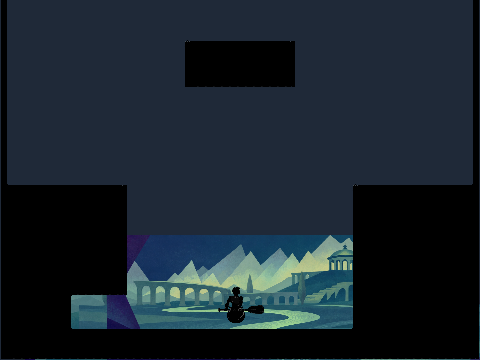
#> input picture scripts/jk-original-20261111/floor-01.png, 480 x 360 px, found by its file name; its folder holds only this picture in this run
$ python contact.py
#> lines starting #> are read from the running program, lines starting #| are printed output that depends on the picture
from pathlib import Path
from PIL import Image,ImageDraw
import json
p=Path('scripts/jk-original-20261111');o=Image.new('RGB',(1440,1800),(35,40,45));dr=ImageDraw.Draw(o)
#> after `o = Image.new('RGB', (1440, 1800), (35, 40, 45))`:
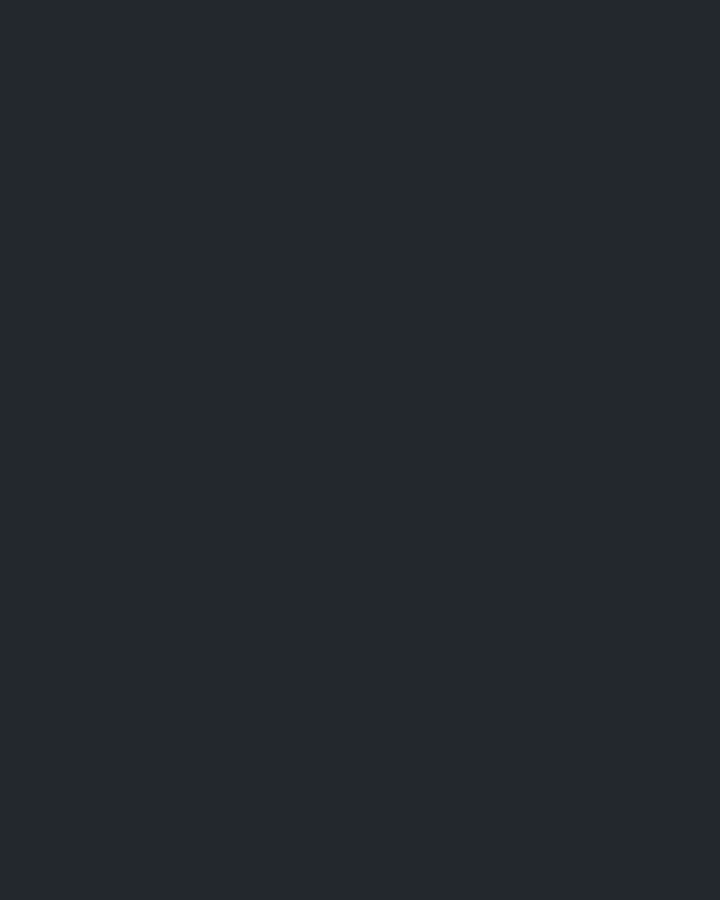
#> o: PIL image 1440x1800 RGB (shown at 1/2 size); mean R, G, B 35, 40, 45
for i in range(14):
 o.paste(Image.open(p/f'floor-{i+1:02}.png'),(i%3*480,i//3*360));dr.text((i%3*480+8,i//3*360+8),str(i+1),fill='yellow')
#> after `o.paste(Image.open(p / f'floor-{i + 1:02}.png'), (i % 3 * 480, i // 3 `:
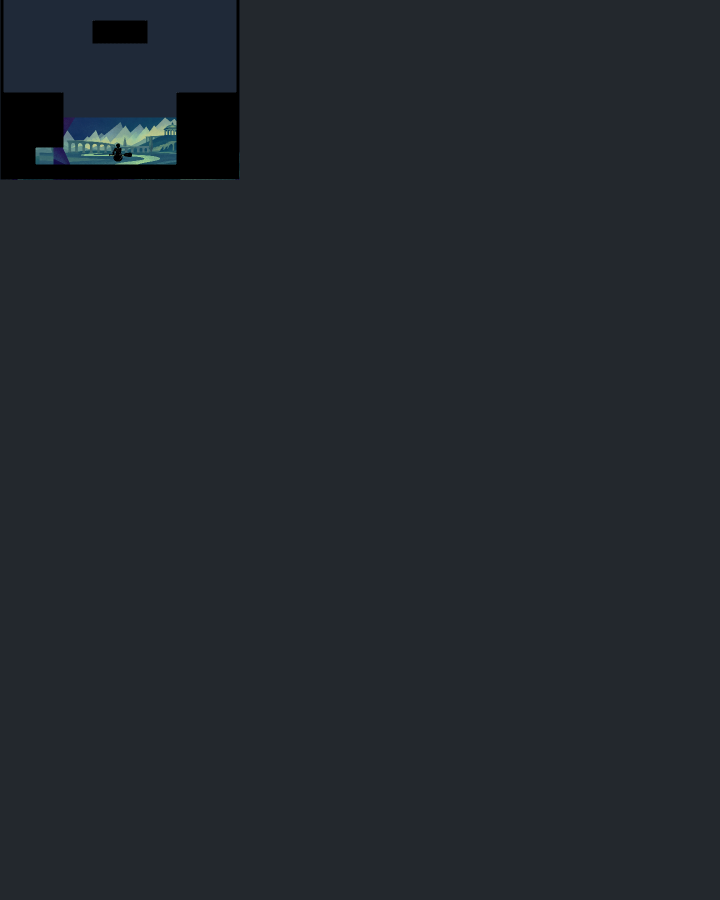
#> o: PIL image 1440x1800 RGB (shown at 1/2 size); mean R, G, B 34.4, 39.7, 45
#> (the run stopped early here; a loop or call above may not have finished)
